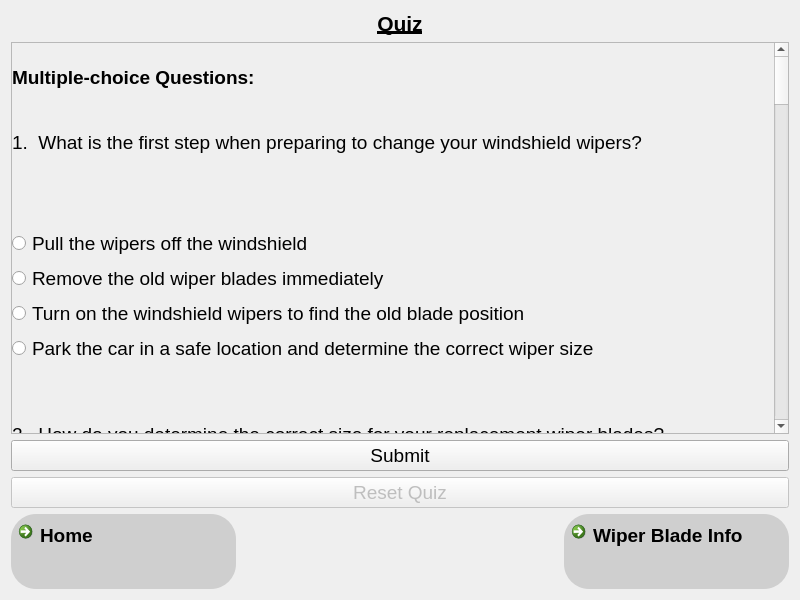
<?xml version="1.0" encoding="UTF-8"?>
<ui version="4.0">
 <class>wiperBladeQuizForm</class>
 <widget class="QWidget" name="wiperBladeQuizForm">
  <property name="geometry">
   <rect>
    <x>0</x>
    <y>0</y>
    <width>800</width>
    <height>600</height>
   </rect>
  </property>
  <property name="sizePolicy">
   <sizepolicy hsizetype="Expanding" vsizetype="Expanding">
    <horstretch>1</horstretch>
    <verstretch>1</verstretch>
   </sizepolicy>
  </property>
  <property name="minimumSize">
   <size>
    <width>800</width>
    <height>600</height>
   </size>
  </property>
  <property name="maximumSize">
   <size>
    <width>3840</width>
    <height>2160</height>
   </size>
  </property>
  <property name="windowTitle">
   <string>Form</string>
  </property>
  <layout class="QVBoxLayout" name="verticalLayout_2" stretch="0,1,0,0,0">
   <item>
    <widget class="QLabel" name="titleLabel">
     <property name="font">
      <font>
       <pointsize>16</pointsize>
       <bold>true</bold>
       <underline>true</underline>
      </font>
     </property>
     <property name="text">
      <string>Quiz</string>
     </property>
     <property name="alignment">
      <set>Qt::AlignmentFlag::AlignCenter</set>
     </property>
    </widget>
   </item>
   <item>
    <widget class="QScrollArea" name="scrollArea">
     <property name="sizePolicy">
      <sizepolicy hsizetype="Expanding" vsizetype="Expanding">
       <horstretch>1</horstretch>
       <verstretch>1</verstretch>
      </sizepolicy>
     </property>
     <property name="verticalScrollBarPolicy">
      <enum>Qt::ScrollBarPolicy::ScrollBarAlwaysOn</enum>
     </property>
     <property name="widgetResizable">
      <bool>true</bool>
     </property>
     <widget class="QWidget" name="scrollAreaWidgetContents">
      <property name="geometry">
       <rect>
        <x>0</x>
        <y>0</y>
        <width>763</width>
        <height>3000</height>
       </rect>
      </property>
      <property name="sizePolicy">
       <sizepolicy hsizetype="Preferred" vsizetype="Preferred">
        <horstretch>0</horstretch>
        <verstretch>0</verstretch>
       </sizepolicy>
      </property>
      <property name="minimumSize">
       <size>
        <width>0</width>
        <height>3000</height>
       </size>
      </property>
      <widget class="QWidget" name="verticalLayoutWidget">
       <property name="geometry">
        <rect>
         <x>0</x>
         <y>0</y>
         <width>1045</width>
         <height>2922</height>
        </rect>
       </property>
       <layout class="QVBoxLayout" name="verticalLayout">
        <property name="sizeConstraint">
         <enum>QLayout::SizeConstraint::SetDefaultConstraint</enum>
        </property>
        <item>
         <widget class="QLabel" name="multipleChoiceLabel">
          <property name="font">
           <font>
            <pointsize>14</pointsize>
            <bold>true</bold>
           </font>
          </property>
          <property name="text">
           <string>Multiple-choice Questions:</string>
          </property>
         </widget>
        </item>
        <item>
         <widget class="QLabel" name="q1QuestionLabel">
          <property name="minimumSize">
           <size>
            <width>0</width>
            <height>50</height>
           </size>
          </property>
          <property name="maximumSize">
           <size>
            <width>16777215</width>
            <height>50</height>
           </size>
          </property>
          <property name="font">
           <font>
            <pointsize>14</pointsize>
           </font>
          </property>
          <property name="text">
           <string>1.  What is the first step when preparing to change your windshield wipers?</string>
          </property>
         </widget>
        </item>
        <item>
         <widget class="QLabel" name="q1ResultLabel">
          <property name="sizePolicy">
           <sizepolicy hsizetype="Minimum" vsizetype="Minimum">
            <horstretch>0</horstretch>
            <verstretch>0</verstretch>
           </sizepolicy>
          </property>
          <property name="maximumSize">
           <size>
            <width>16777215</width>
            <height>50</height>
           </size>
          </property>
          <property name="font">
           <font>
            <pointsize>14</pointsize>
           </font>
          </property>
          <property name="styleSheet">
           <string notr="true"/>
          </property>
          <property name="text">
           <string/>
          </property>
         </widget>
        </item>
        <item>
         <widget class="QRadioButton" name="q1AnswerAButton">
          <property name="font">
           <font>
            <pointsize>14</pointsize>
           </font>
          </property>
          <property name="text">
           <string>Pull the wipers off the windshield</string>
          </property>
          <attribute name="buttonGroup">
           <string notr="true">q1ButtonGroup</string>
          </attribute>
         </widget>
        </item>
        <item>
         <widget class="QRadioButton" name="q1AnswerBButton">
          <property name="font">
           <font>
            <pointsize>14</pointsize>
           </font>
          </property>
          <property name="text">
           <string>Remove the old wiper blades immediately</string>
          </property>
          <attribute name="buttonGroup">
           <string notr="true">q1ButtonGroup</string>
          </attribute>
         </widget>
        </item>
        <item>
         <widget class="QRadioButton" name="q1AnswerCButton">
          <property name="font">
           <font>
            <pointsize>14</pointsize>
           </font>
          </property>
          <property name="text">
           <string>Turn on the windshield wipers to find the old blade position</string>
          </property>
          <attribute name="buttonGroup">
           <string notr="true">q1ButtonGroup</string>
          </attribute>
         </widget>
        </item>
        <item>
         <widget class="QRadioButton" name="q1AnswerDButton">
          <property name="font">
           <font>
            <pointsize>14</pointsize>
           </font>
          </property>
          <property name="text">
           <string>Park the car in a safe location and determine the correct wiper size</string>
          </property>
          <attribute name="buttonGroup">
           <string notr="true">q1ButtonGroup</string>
          </attribute>
         </widget>
        </item>
        <item>
         <spacer name="verticalSpacer">
          <property name="orientation">
           <enum>Qt::Orientation::Vertical</enum>
          </property>
          <property name="sizeType">
           <enum>QSizePolicy::Policy::Fixed</enum>
          </property>
          <property name="sizeHint" stdset="0">
           <size>
            <width>20</width>
            <height>40</height>
           </size>
          </property>
         </spacer>
        </item>
        <item>
         <widget class="QLabel" name="q2QuestionLabel">
          <property name="minimumSize">
           <size>
            <width>0</width>
            <height>50</height>
           </size>
          </property>
          <property name="maximumSize">
           <size>
            <width>16777215</width>
            <height>50</height>
           </size>
          </property>
          <property name="font">
           <font>
            <pointsize>14</pointsize>
           </font>
          </property>
          <property name="text">
           <string>2.  How do you determine the correct size for your replacement wiper blades?</string>
          </property>
         </widget>
        </item>
        <item>
         <widget class="QLabel" name="q2ResultLabel">
          <property name="maximumSize">
           <size>
            <width>16777215</width>
            <height>50</height>
           </size>
          </property>
          <property name="font">
           <font>
            <pointsize>14</pointsize>
           </font>
          </property>
          <property name="styleSheet">
           <string notr="true"/>
          </property>
          <property name="text">
           <string/>
          </property>
         </widget>
        </item>
        <item>
         <widget class="QRadioButton" name="q2AnswerAButton">
          <property name="font">
           <font>
            <pointsize>14</pointsize>
           </font>
          </property>
          <property name="text">
           <string>Measure the old blades with a tape measure</string>
          </property>
          <attribute name="buttonGroup">
           <string notr="true">q2ButtonGroup</string>
          </attribute>
         </widget>
        </item>
        <item>
         <widget class="QRadioButton" name="q2AnswerBButton">
          <property name="font">
           <font>
            <pointsize>14</pointsize>
           </font>
          </property>
          <property name="text">
           <string>Refer to the owner’s manual or an online guide</string>
          </property>
          <attribute name="buttonGroup">
           <string notr="true">q2ButtonGroup</string>
          </attribute>
         </widget>
        </item>
        <item>
         <widget class="QRadioButton" name="q2AnswerCButton">
          <property name="font">
           <font>
            <pointsize>14</pointsize>
           </font>
          </property>
          <property name="text">
           <string>Buy the same size as any car</string>
          </property>
          <attribute name="buttonGroup">
           <string notr="true">q2ButtonGroup</string>
          </attribute>
         </widget>
        </item>
        <item>
         <widget class="QRadioButton" name="q2AnswerDButton">
          <property name="font">
           <font>
            <pointsize>14</pointsize>
           </font>
          </property>
          <property name="text">
           <string>Guess based on the length of your windshield</string>
          </property>
          <attribute name="buttonGroup">
           <string notr="true">q2ButtonGroup</string>
          </attribute>
         </widget>
        </item>
        <item>
         <spacer name="verticalSpacer_2">
          <property name="orientation">
           <enum>Qt::Orientation::Vertical</enum>
          </property>
          <property name="sizeType">
           <enum>QSizePolicy::Policy::Fixed</enum>
          </property>
          <property name="sizeHint" stdset="0">
           <size>
            <width>20</width>
            <height>40</height>
           </size>
          </property>
         </spacer>
        </item>
        <item>
         <widget class="QLabel" name="trueFalseLabel">
          <property name="font">
           <font>
            <pointsize>14</pointsize>
            <bold>true</bold>
           </font>
          </property>
          <property name="text">
           <string>True/False Questions:</string>
          </property>
         </widget>
        </item>
        <item>
         <widget class="QLabel" name="q3QuestionLabel">
          <property name="minimumSize">
           <size>
            <width>0</width>
            <height>50</height>
           </size>
          </property>
          <property name="maximumSize">
           <size>
            <width>745</width>
            <height>50</height>
           </size>
          </property>
          <property name="font">
           <font>
            <pointsize>14</pointsize>
           </font>
          </property>
          <property name="text">
           <string>3. You should let the bare wiper arm snap back onto the windshield to make installation easier.</string>
          </property>
          <property name="wordWrap">
           <bool>true</bool>
          </property>
         </widget>
        </item>
        <item>
         <widget class="QLabel" name="q3ResultLabel">
          <property name="font">
           <font>
            <pointsize>14</pointsize>
           </font>
          </property>
          <property name="styleSheet">
           <string notr="true"/>
          </property>
          <property name="text">
           <string/>
          </property>
         </widget>
        </item>
        <item>
         <widget class="QRadioButton" name="q3AnswerTrueButton">
          <property name="font">
           <font>
            <pointsize>14</pointsize>
           </font>
          </property>
          <property name="text">
           <string>True</string>
          </property>
          <attribute name="buttonGroup">
           <string notr="true">q3ButtonGroup</string>
          </attribute>
         </widget>
        </item>
        <item>
         <widget class="QRadioButton" name="q3AnswerFalseButton">
          <property name="font">
           <font>
            <pointsize>14</pointsize>
           </font>
          </property>
          <property name="text">
           <string>False</string>
          </property>
          <attribute name="buttonGroup">
           <string notr="true">q3ButtonGroup</string>
          </attribute>
         </widget>
        </item>
        <item>
         <spacer name="verticalSpacer_3">
          <property name="orientation">
           <enum>Qt::Orientation::Vertical</enum>
          </property>
          <property name="sizeType">
           <enum>QSizePolicy::Policy::Fixed</enum>
          </property>
          <property name="sizeHint" stdset="0">
           <size>
            <width>20</width>
            <height>40</height>
           </size>
          </property>
         </spacer>
        </item>
        <item>
         <widget class="QLabel" name="q4QuestionLabel">
          <property name="minimumSize">
           <size>
            <width>0</width>
            <height>50</height>
           </size>
          </property>
          <property name="font">
           <font>
            <pointsize>14</pointsize>
           </font>
          </property>
          <property name="text">
           <string>4. Wiper blades attach to the arm using a hook, pin, or tab system.</string>
          </property>
         </widget>
        </item>
        <item>
         <widget class="QLabel" name="q4ResultLabel">
          <property name="font">
           <font>
            <pointsize>14</pointsize>
           </font>
          </property>
          <property name="styleSheet">
           <string notr="true"/>
          </property>
          <property name="text">
           <string/>
          </property>
         </widget>
        </item>
        <item>
         <widget class="QRadioButton" name="q4AnswerTrueButton">
          <property name="font">
           <font>
            <pointsize>14</pointsize>
           </font>
          </property>
          <property name="text">
           <string>True</string>
          </property>
          <attribute name="buttonGroup">
           <string notr="true">q4ButtonGroup</string>
          </attribute>
         </widget>
        </item>
        <item>
         <widget class="QRadioButton" name="q4AnswerFalseButton">
          <property name="font">
           <font>
            <pointsize>14</pointsize>
           </font>
          </property>
          <property name="text">
           <string>False</string>
          </property>
          <attribute name="buttonGroup">
           <string notr="true">q4ButtonGroup</string>
          </attribute>
         </widget>
        </item>
        <item>
         <spacer name="verticalSpacer_4">
          <property name="orientation">
           <enum>Qt::Orientation::Vertical</enum>
          </property>
          <property name="sizeType">
           <enum>QSizePolicy::Policy::Fixed</enum>
          </property>
          <property name="sizeHint" stdset="0">
           <size>
            <width>20</width>
            <height>40</height>
           </size>
          </property>
         </spacer>
        </item>
        <item>
         <widget class="QLabel" name="q5QuestionLabel">
          <property name="minimumSize">
           <size>
            <width>0</width>
            <height>50</height>
           </size>
          </property>
          <property name="maximumSize">
           <size>
            <width>745</width>
            <height>16777215</height>
           </size>
          </property>
          <property name="font">
           <font>
            <pointsize>14</pointsize>
           </font>
          </property>
          <property name="text">
           <string>5. After installing the new blades, you should test the wipers to ensure proper functionality.</string>
          </property>
          <property name="wordWrap">
           <bool>true</bool>
          </property>
         </widget>
        </item>
        <item>
         <widget class="QLabel" name="q5ResultLabel">
          <property name="font">
           <font>
            <pointsize>14</pointsize>
           </font>
          </property>
          <property name="styleSheet">
           <string notr="true"/>
          </property>
          <property name="text">
           <string/>
          </property>
         </widget>
        </item>
        <item>
         <widget class="QRadioButton" name="q5AnswerTrueButton">
          <property name="font">
           <font>
            <pointsize>14</pointsize>
           </font>
          </property>
          <property name="text">
           <string>True</string>
          </property>
          <attribute name="buttonGroup">
           <string notr="true">q5ButtonGroup</string>
          </attribute>
         </widget>
        </item>
        <item>
         <widget class="QRadioButton" name="q5AnswerFalseButton">
          <property name="font">
           <font>
            <pointsize>14</pointsize>
           </font>
          </property>
          <property name="text">
           <string>False</string>
          </property>
          <attribute name="buttonGroup">
           <string notr="true">q5ButtonGroup</string>
          </attribute>
         </widget>
        </item>
        <item>
         <spacer name="verticalSpacer_5">
          <property name="orientation">
           <enum>Qt::Orientation::Vertical</enum>
          </property>
          <property name="sizeType">
           <enum>QSizePolicy::Policy::Fixed</enum>
          </property>
          <property name="sizeHint" stdset="0">
           <size>
            <width>20</width>
            <height>40</height>
           </size>
          </property>
         </spacer>
        </item>
        <item>
         <widget class="QLabel" name="fillInTheBlankLabel">
          <property name="font">
           <font>
            <pointsize>14</pointsize>
            <bold>true</bold>
           </font>
          </property>
          <property name="text">
           <string>Fill-in-the-blank Questions:</string>
          </property>
         </widget>
        </item>
        <item>
         <widget class="QLabel" name="q6QuestionLabel">
          <property name="sizePolicy">
           <sizepolicy hsizetype="Preferred" vsizetype="Preferred">
            <horstretch>0</horstretch>
            <verstretch>0</verstretch>
           </sizepolicy>
          </property>
          <property name="minimumSize">
           <size>
            <width>0</width>
            <height>50</height>
           </size>
          </property>
          <property name="maximumSize">
           <size>
            <width>745</width>
            <height>16777215</height>
           </size>
          </property>
          <property name="font">
           <font>
            <pointsize>14</pointsize>
           </font>
          </property>
          <property name="text">
           <string>6. The __________ system is the most common type of connector for wiper blades.</string>
          </property>
          <property name="scaledContents">
           <bool>false</bool>
          </property>
          <property name="wordWrap">
           <bool>true</bool>
          </property>
         </widget>
        </item>
        <item>
         <widget class="QLabel" name="q6ResultLabel">
          <property name="font">
           <font>
            <pointsize>14</pointsize>
           </font>
          </property>
          <property name="styleSheet">
           <string notr="true"/>
          </property>
          <property name="text">
           <string/>
          </property>
         </widget>
        </item>
        <item>
         <widget class="QLineEdit" name="q6AnswerLine">
          <property name="font">
           <font>
            <pointsize>14</pointsize>
            <italic>true</italic>
           </font>
          </property>
          <property name="placeholderText">
           <string>&lt;Answer&gt;</string>
          </property>
         </widget>
        </item>
        <item>
         <spacer name="verticalSpacer_8">
          <property name="orientation">
           <enum>Qt::Orientation::Vertical</enum>
          </property>
          <property name="sizeType">
           <enum>QSizePolicy::Policy::Fixed</enum>
          </property>
          <property name="sizeHint" stdset="0">
           <size>
            <width>20</width>
            <height>40</height>
           </size>
          </property>
         </spacer>
        </item>
        <item>
         <widget class="QLabel" name="q7QuestionLabel">
          <property name="minimumSize">
           <size>
            <width>0</width>
            <height>50</height>
           </size>
          </property>
          <property name="maximumSize">
           <size>
            <width>745</width>
            <height>16777215</height>
           </size>
          </property>
          <property name="font">
           <font>
            <pointsize>14</pointsize>
           </font>
          </property>
          <property name="text">
           <string>7. When removing the old wiper blade, press the __________ or button near the connector to release it.</string>
          </property>
          <property name="wordWrap">
           <bool>true</bool>
          </property>
         </widget>
        </item>
        <item>
         <widget class="QLabel" name="q7ResultLabel">
          <property name="font">
           <font>
            <pointsize>14</pointsize>
           </font>
          </property>
          <property name="styleSheet">
           <string notr="true"/>
          </property>
          <property name="text">
           <string/>
          </property>
         </widget>
        </item>
        <item>
         <widget class="QLineEdit" name="q7AnswerLine">
          <property name="font">
           <font>
            <pointsize>14</pointsize>
            <italic>true</italic>
           </font>
          </property>
          <property name="placeholderText">
           <string>&lt;Answer&gt;</string>
          </property>
         </widget>
        </item>
        <item>
         <spacer name="verticalSpacer_9">
          <property name="orientation">
           <enum>Qt::Orientation::Vertical</enum>
          </property>
          <property name="sizeType">
           <enum>QSizePolicy::Policy::Fixed</enum>
          </property>
          <property name="sizeHint" stdset="0">
           <size>
            <width>20</width>
            <height>40</height>
           </size>
          </property>
         </spacer>
        </item>
        <item>
         <widget class="QLabel" name="q8QuestionLabel">
          <property name="minimumSize">
           <size>
            <width>0</width>
            <height>50</height>
           </size>
          </property>
          <property name="maximumSize">
           <size>
            <width>745</width>
            <height>16777215</height>
           </size>
          </property>
          <property name="font">
           <font>
            <pointsize>14</pointsize>
           </font>
          </property>
          <property name="text">
           <string>8. To avoid damaging the windshield, carefully __________ the wiper arm when removing or replacing the blade.</string>
          </property>
          <property name="wordWrap">
           <bool>true</bool>
          </property>
         </widget>
        </item>
        <item>
         <widget class="QLabel" name="q8ResultLabel">
          <property name="font">
           <font>
            <pointsize>14</pointsize>
           </font>
          </property>
          <property name="styleSheet">
           <string notr="true"/>
          </property>
          <property name="text">
           <string/>
          </property>
         </widget>
        </item>
        <item>
         <widget class="QLineEdit" name="q8AnswerLine">
          <property name="font">
           <font>
            <pointsize>14</pointsize>
            <italic>true</italic>
           </font>
          </property>
          <property name="placeholderText">
           <string>&lt;Answer&gt;</string>
          </property>
         </widget>
        </item>
        <item>
         <spacer name="verticalSpacer_10">
          <property name="orientation">
           <enum>Qt::Orientation::Vertical</enum>
          </property>
          <property name="sizeType">
           <enum>QSizePolicy::Policy::Fixed</enum>
          </property>
          <property name="sizeHint" stdset="0">
           <size>
            <width>20</width>
            <height>40</height>
           </size>
          </property>
         </spacer>
        </item>
        <item>
         <widget class="QLabel" name="scenarioLabel">
          <property name="font">
           <font>
            <pointsize>14</pointsize>
            <bold>true</bold>
           </font>
          </property>
          <property name="text">
           <string>Scenario-Based Questions:</string>
          </property>
         </widget>
        </item>
        <item>
         <widget class="QLabel" name="q9QuestionLabel">
          <property name="minimumSize">
           <size>
            <width>0</width>
            <height>50</height>
           </size>
          </property>
          <property name="maximumSize">
           <size>
            <width>745</width>
            <height>16777215</height>
           </size>
          </property>
          <property name="font">
           <font>
            <pointsize>14</pointsize>
           </font>
          </property>
          <property name="text">
           <string>9. After changing your wipers, you notice the new blades are loose and rattling. What should you do?</string>
          </property>
          <property name="wordWrap">
           <bool>true</bool>
          </property>
         </widget>
        </item>
        <item>
         <widget class="QLabel" name="q9ResultLabel">
          <property name="font">
           <font>
            <pointsize>14</pointsize>
           </font>
          </property>
          <property name="styleSheet">
           <string notr="true"/>
          </property>
          <property name="text">
           <string/>
          </property>
         </widget>
        </item>
        <item>
         <widget class="QRadioButton" name="q9AnswerAButton">
          <property name="font">
           <font>
            <pointsize>14</pointsize>
           </font>
          </property>
          <property name="text">
           <string>Remove them and drive without wipers</string>
          </property>
          <attribute name="buttonGroup">
           <string notr="true">q9ButtonGroup</string>
          </attribute>
         </widget>
        </item>
        <item>
         <widget class="QRadioButton" name="q9AnswerBButton">
          <property name="font">
           <font>
            <pointsize>14</pointsize>
           </font>
          </property>
          <property name="text">
           <string>Tighten the bolts holding the wiper arms</string>
          </property>
          <attribute name="buttonGroup">
           <string notr="true">q9ButtonGroup</string>
          </attribute>
         </widget>
        </item>
        <item>
         <widget class="QRadioButton" name="q9AnswerCButton">
          <property name="font">
           <font>
            <pointsize>14</pointsize>
           </font>
          </property>
          <property name="text">
           <string>Reinstall them, ensuring they click or lock securely</string>
          </property>
          <attribute name="buttonGroup">
           <string notr="true">q9ButtonGroup</string>
          </attribute>
         </widget>
        </item>
        <item>
         <widget class="QRadioButton" name="q9AnswerDButton">
          <property name="font">
           <font>
            <pointsize>14</pointsize>
           </font>
          </property>
          <property name="text">
           <string>Ignore it; they’ll adjust themselves over time</string>
          </property>
          <attribute name="buttonGroup">
           <string notr="true">q9ButtonGroup</string>
          </attribute>
         </widget>
        </item>
        <item>
         <spacer name="verticalSpacer_11">
          <property name="orientation">
           <enum>Qt::Orientation::Vertical</enum>
          </property>
          <property name="sizeType">
           <enum>QSizePolicy::Policy::Fixed</enum>
          </property>
          <property name="sizeHint" stdset="0">
           <size>
            <width>20</width>
            <height>40</height>
           </size>
          </property>
         </spacer>
        </item>
        <item>
         <widget class="QLabel" name="q10QuestionLabel">
          <property name="maximumSize">
           <size>
            <width>745</width>
            <height>16777215</height>
           </size>
          </property>
          <property name="font">
           <font>
            <pointsize>14</pointsize>
           </font>
          </property>
          <property name="text">
           <string>10. If the wipers smear the windshield instead of clearing it after replacement, what is the likely cause?</string>
          </property>
          <property name="wordWrap">
           <bool>true</bool>
          </property>
         </widget>
        </item>
        <item>
         <widget class="QLabel" name="q10ResultLabel">
          <property name="font">
           <font>
            <pointsize>14</pointsize>
           </font>
          </property>
          <property name="styleSheet">
           <string notr="true"/>
          </property>
          <property name="text">
           <string/>
          </property>
         </widget>
        </item>
        <item>
         <widget class="QRadioButton" name="q10AnswerAButton">
          <property name="font">
           <font>
            <pointsize>14</pointsize>
           </font>
          </property>
          <property name="text">
           <string>Incorrect size of wiper blades</string>
          </property>
          <attribute name="buttonGroup">
           <string notr="true">q10ButtonGroup</string>
          </attribute>
         </widget>
        </item>
        <item>
         <widget class="QRadioButton" name="q10AnswerBButton">
          <property name="font">
           <font>
            <pointsize>14</pointsize>
           </font>
          </property>
          <property name="text">
           <string>Faulty motor in the wiper system</string>
          </property>
          <attribute name="buttonGroup">
           <string notr="true">q10ButtonGroup</string>
          </attribute>
         </widget>
        </item>
        <item>
         <widget class="QRadioButton" name="q10AnswerCButton">
          <property name="font">
           <font>
            <pointsize>14</pointsize>
           </font>
          </property>
          <property name="text">
           <string>Wipers were not tightened properly</string>
          </property>
          <attribute name="buttonGroup">
           <string notr="true">q10ButtonGroup</string>
          </attribute>
         </widget>
        </item>
        <item>
         <widget class="QRadioButton" name="q10AnswerDButton">
          <property name="font">
           <font>
            <pointsize>14</pointsize>
           </font>
          </property>
          <property name="text">
           <string>Old blades were not disposed of</string>
          </property>
          <attribute name="buttonGroup">
           <string notr="true">q10ButtonGroup</string>
          </attribute>
         </widget>
        </item>
       </layout>
      </widget>
     </widget>
    </widget>
   </item>
   <item>
    <widget class="QPushButton" name="submitButton">
     <property name="font">
      <font>
       <pointsize>14</pointsize>
      </font>
     </property>
     <property name="text">
      <string>Submit</string>
     </property>
    </widget>
   </item>
   <item>
    <widget class="QPushButton" name="resetButton">
     <property name="enabled">
      <bool>false</bool>
     </property>
     <property name="font">
      <font>
       <pointsize>14</pointsize>
      </font>
     </property>
     <property name="text">
      <string>Reset Quiz</string>
     </property>
    </widget>
   </item>
   <item>
    <layout class="QHBoxLayout" name="horizontalLayout">
     <item>
      <widget class="QCommandLinkButton" name="tableOfContentsButton">
       <property name="sizePolicy">
        <sizepolicy hsizetype="Fixed" vsizetype="Fixed">
         <horstretch>0</horstretch>
         <verstretch>0</verstretch>
        </sizepolicy>
       </property>
       <property name="minimumSize">
        <size>
         <width>225</width>
         <height>75</height>
        </size>
       </property>
       <property name="maximumSize">
        <size>
         <width>225</width>
         <height>75</height>
        </size>
       </property>
       <property name="font">
        <font>
         <family>Segoe UI</family>
         <pointsize>14</pointsize>
        </font>
       </property>
       <property name="styleSheet">
        <string notr="true">background-color: rgb(207, 207, 207);
border-radius: 25%;</string>
       </property>
       <property name="text">
        <string>Home</string>
       </property>
       <property name="icon">
        <iconset theme="QIcon::ThemeIcon::GoHome"/>
       </property>
      </widget>
     </item>
     <item>
      <spacer name="horizontalSpacer">
       <property name="orientation">
        <enum>Qt::Orientation::Horizontal</enum>
       </property>
       <property name="sizeHint" stdset="0">
        <size>
         <width>40</width>
         <height>20</height>
        </size>
       </property>
      </spacer>
     </item>
     <item>
      <widget class="QCommandLinkButton" name="wiperBladeInfoButton">
       <property name="sizePolicy">
        <sizepolicy hsizetype="Fixed" vsizetype="Fixed">
         <horstretch>0</horstretch>
         <verstretch>0</verstretch>
        </sizepolicy>
       </property>
       <property name="minimumSize">
        <size>
         <width>225</width>
         <height>75</height>
        </size>
       </property>
       <property name="maximumSize">
        <size>
         <width>225</width>
         <height>75</height>
        </size>
       </property>
       <property name="font">
        <font>
         <family>Segoe UI</family>
         <pointsize>14</pointsize>
        </font>
       </property>
       <property name="styleSheet">
        <string notr="true">background-color: rgb(207, 207, 207);
border-radius: 25%;</string>
       </property>
       <property name="text">
        <string>Wiper Blade Info</string>
       </property>
       <property name="icon">
        <iconset theme="QIcon::ThemeIcon::GoPrevious"/>
       </property>
      </widget>
     </item>
    </layout>
   </item>
  </layout>
 </widget>
 <resources/>
 <connections/>
 <buttongroups>
  <buttongroup name="q9ButtonGroup"/>
  <buttongroup name="q5ButtonGroup"/>
  <buttongroup name="q1ButtonGroup"/>
  <buttongroup name="q3ButtonGroup"/>
  <buttongroup name="q10ButtonGroup"/>
  <buttongroup name="q2ButtonGroup"/>
  <buttongroup name="q4ButtonGroup"/>
 </buttongroups>
</ui>
